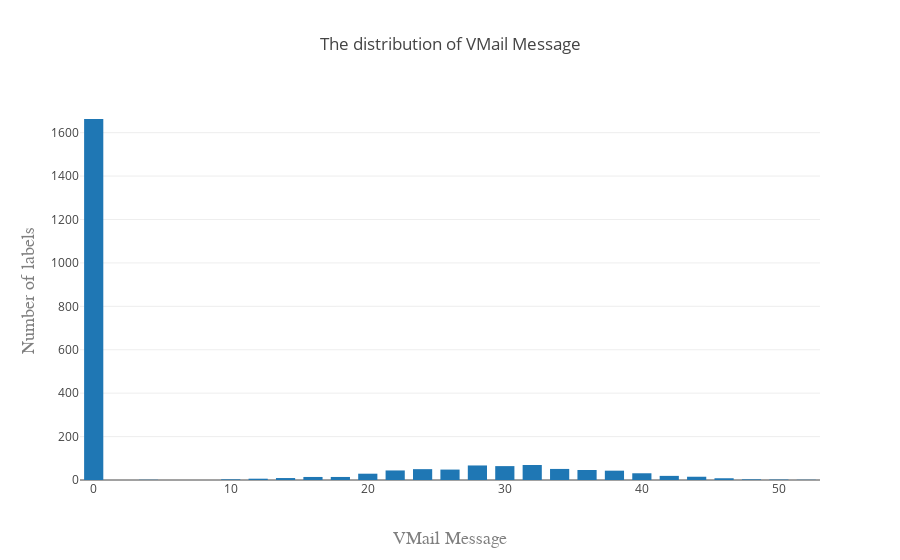

Notebook source saved alongside this figure:
### Code cell
plotHist(df,df_name[1])

### Figure 1 — Plotly figure (JSON) as saved in the notebook; plotly's stock layout.template omitted (floating-point values rounded to 4 significant figures; data arrays with more than 128 entries replaced by an {"elided": "..."} marker saying what was removed)
{"data": [{"autobinx": false, "histnorm": "count", "name": "Histogram of Wind Speed", "type": "histogram", "x": {"elided": "2300 int values"}, "xbins": {"end": 52, "size": 2, "start": -1}}], "layout": {"bargroupgap": 0.3, "title": "The distribution of VMail Message", "xaxis": {"title": "VMail Message", "titlefont": {"color": "#7f7f7f", "family": "Courier New, monospace", "size": 18}}, "yaxis": {"title": "Number of labels", "titlefont": {"color": "#7f7f7f", "family": "Courier New, monospace", "size": 18}}}}
